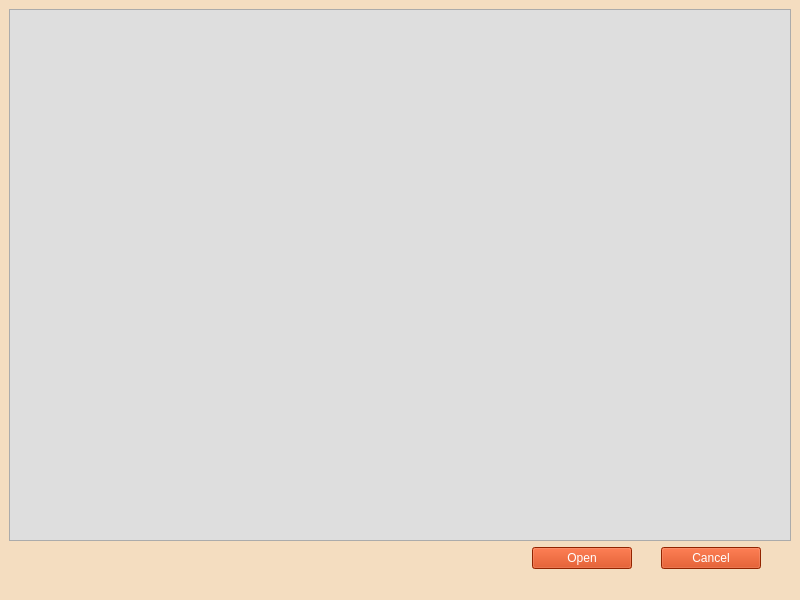
<?xml version="1.0" encoding="UTF-8"?>
<ui version="4.0">
	<class>MainWindow</class>
	<widget class="QMainWindow" name="MainWindow">
		<property name="geometry">
			<rect>
				<x>0</x>
				<y>0</y>
				<width>800</width>
				<height>600</height>
			</rect>
		</property>
		<property name="windowTitle">
			<string>MainWindow</string>
		</property>
		<property name="styleSheet">
			<string notr="true">font: 12pt &quot;MS Shell Dlg 2&quot;;
				background-color: rgb(244, 221, 192);
				color:rgb(0, 0, 0);
			</string>
		</property>
		<widget class="QWidget" name="centralwidget">
			<layout class="QVBoxLayout" name="verticalLayout">
				<item>
					<widget class="QTreeView" name="file_system_treeView">
						<property name="styleSheet">
							<string notr="true">background-color: rgb(222, 222, 222);</string>
						</property>
					</widget>
				</item>
				<item>
					<layout class="QHBoxLayout" name="horizontalLayout">
						<property name="leftMargin">
							<number>500</number>
						</property>
						<property name="rightMargin">
							<number>30</number>
						</property>
						<item alignment="Qt::AlignRight">
							<widget class="QPushButton" name="file_system_OPEN_button">
								<property name="minimumSize">
									<size>
										<width>100</width>
										<height>0</height>
									</size>
								</property>
								<property name="maximumSize">
									<size>
										<width>100</width>
										<height>16777215</height>
									</size>
								</property>
								<property name="styleSheet">
									<string notr="true">background-color:rgb(204, 51, 0);
										color: rgb(255, 255, 255);
										font: 12pt &quot;MS Shell Dlg 2&quot;;
									</string>
								</property>
								<property name="text">
									<string>Open</string>
								</property>
							</widget>
						</item>
						<item alignment="Qt::AlignRight">
							<widget class="QPushButton" name="file_system_CANCEL_button">
								<property name="minimumSize">
									<size>
										<width>100</width>
										<height>0</height>
									</size>
								</property>
								<property name="maximumSize">
									<size>
										<width>100</width>
										<height>16777215</height>
									</size>
								</property>
								<property name="styleSheet">
									<string notr="true">background-color:rgb(204, 51, 0);
										color: rgb(255, 255, 255);
										font: 12pt &quot;MS Shell Dlg 2&quot;;
									</string>
								</property>
								<property name="text">
									<string>Cancel</string>
								</property>
							</widget>
						</item>
					</layout>
				</item>
			</layout>
		</widget>
		<widget class="QStatusBar" name="statusbar"/>
	</widget>
	<resources/>
	<connections/>
</ui>
